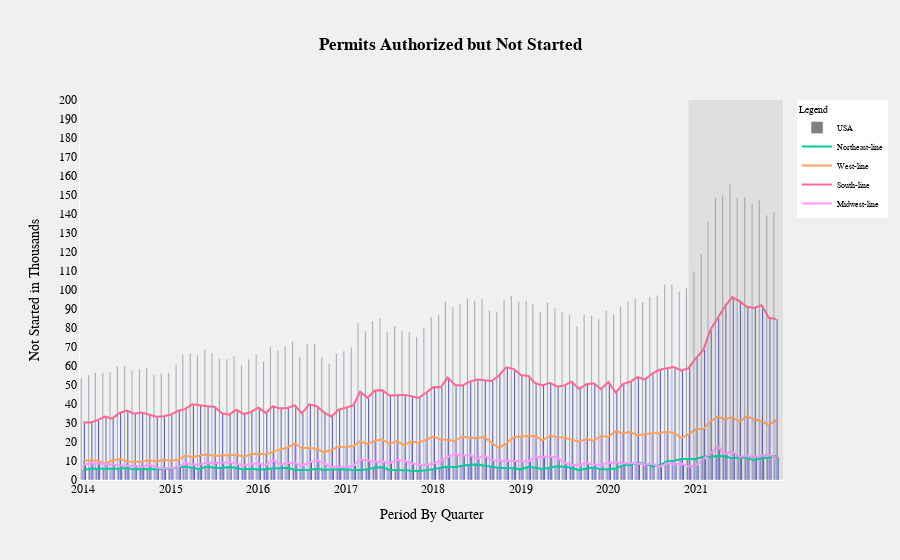

Notebook cell for this chart:
### Code cell
fig = go.Figure()


fig.add_trace(go.Bar(x = auth_not_started.Date, y = auth_not_started['United States'], name = 'USA',marker_color='gray'))

fig.add_trace(go.Bar(x = auth_not_started.Date, y = auth_not_started['North East'],showlegend=False,marker_color='darkblue'))
fig.add_trace(go.Scatter(x = auth_not_started.Date, y = auth_not_started['North East'], name = 'Northeast-line', mode = 'lines'))
fig.add_trace(go.Bar(x = auth_not_started.Date, y = auth_not_started['West'], showlegend=False,))
fig.add_trace(go.Scatter(x = auth_not_started.Date, y = auth_not_started['West'],name = 'West-line',mode='lines',))

fig.add_trace(go.Bar(x = auth_not_started.Date, y = auth_not_started['South'], showlegend=False,marker_color = 'darkblue'))
fig.add_trace(go.Scatter(x = auth_not_started.Date, y = auth_not_started['South'], name = 'South-line',mode = 'lines'))
fig.add_trace(go.Bar(x = auth_not_started.Date, y = auth_not_started['Mid West'], showlegend=False,marker_color = 'darkblue'))
fig.add_trace(go.Scatter(x = auth_not_started.Date, y = auth_not_started['Mid West'], name = 'Midwest-line',mode = 'lines'))

fig.update_layout(title_text = '<b>Permits Authorized but Not Started<b>',
                  title_x = 0.5,
                  
                  yaxis_title = 'Not Started in Thousands',
                  yaxis_range = [0,200],
                  yaxis_dtick = 10,
                  xaxis_title = 'Period By Quarter',
                  font = dict(family = 'verdana',
                             size = 12,
                             color = 'black',
                             ),
                  yaxis_showgrid = False,
                  yaxis_linecolor = 'white',
                  legend = dict(bgcolor ='white',
                                title = 'Legend',
                                font = dict(color = 'black',size = 8)
                               ),
                   paper_bgcolor = 'rgb(240, 240, 240)',
  plot_bgcolor = 'rgb(240, 240, 240)',
                  clickmode = 'select',
                  dragmode = 'drawline',
                  transition = dict(duration = 1000,
                                   easing = 'bounce-in',
                                   ordering = 'traces first'))
                  
                  
fig.add_vrect(x0 = '2020-12-1', x1 = '2021-12-30', col =1, fillcolor="gray",opacity=0.15, line_width=0)

fig.show()
